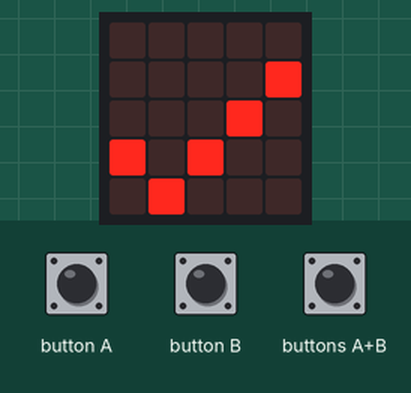
The program below on a simulated Calliope mini (MakeCode). Shown: the board's 5×5 LED display. The inputs (shaded band) are chosen by the test bench. Random numbers come from a fixed seed.

Above: at 0.1 s.
2.0 s: button A pressed for 0.15 s
At 3.0 s:
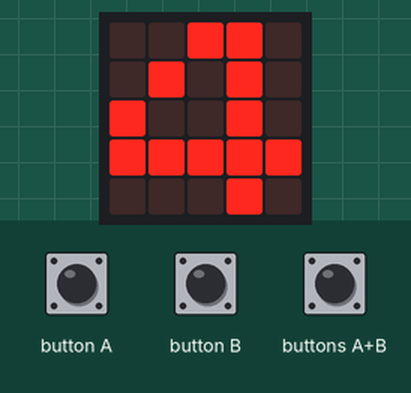
3.6 s: buttons A+B pressed for 0.15 s
At 4.2 s:
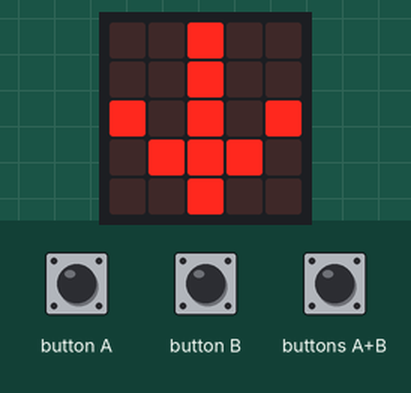
5.2 s: button B pressed for 0.15 s
At 6.5 s:
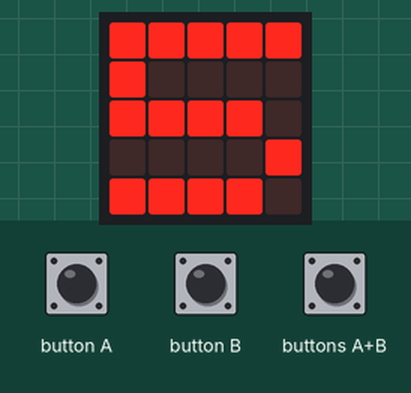
6.8 s: button B pressed for 0.15 s
At 7.9 s:
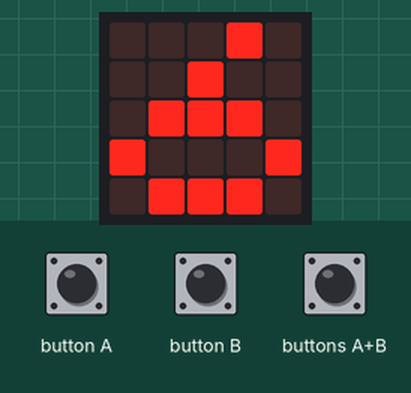
8.4 s: buttons A+B pressed for 1 s
At 10.3 s:
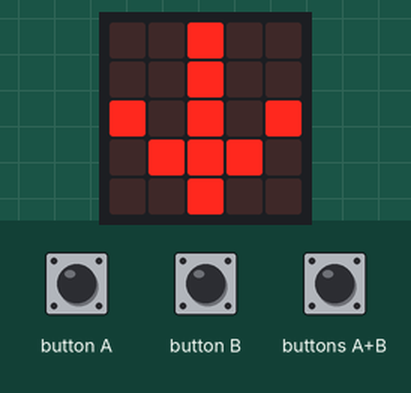
Timing chart, 0 to 11.8 s (numbered marks = the images above; inputs shaded):
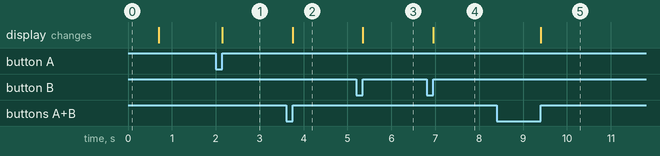

Measured:
- after the input at 2.0 s, the display: changes after 0.15 s (image 1)
- after the input at 3.6 s, the display: changes after 0.15 s (image 2)
- after the input at 5.2 s, the display: changes after 0.15 s (image 3)
- after the input at 6.8 s, the display: changes after 0.15 s (image 4)
- after the input at 8.4 s, the display: changes after 1.0 s (image 5)

The program:

main.ts
```typescript
input.onButtonPressed(Button.A, function () {
    if (input.buttonIsPressed(Button.B) || zähler <= 1) {

    } else {
        zähler += -1
        basic.showNumber(zähler)
    }
})
input.onButtonPressed(Button.AB, function () {
    if (verblVersuche > 0) {
        verblVersuche += -1
        if (zähler == geheimzahl) {
            basic.showIcon(IconNames.Happy)
            geheimzahl = randint(1, 6)
            anzWins += 1
        } else {
            if (zähler < geheimzahl) {
                basic.showIcon(IconNames.ArrowNorth)
            } else {
                basic.showIcon(IconNames.ArrowSouth)
            }
        }
    } else {
        for (let index = 0; index < 2; index++) {
            basic.showNumber(anzWins)
            basic.showString("wins")
        }
    }
})
input.onButtonPressed(Button.B, function () {
    if (input.buttonIsPressed(Button.A) || zähler >= 6) {

    } else {
        zähler += 1
        basic.showNumber(zähler)
    }
})
let verblVersuche = 0
let anzWins = 0
let geheimzahl = 0
let zähler = 0
zähler = 5
geheimzahl = randint(1, 6)
anzWins = 0
verblVersuche = 10
basic.showIcon(IconNames.Yes)
basic.pause(100)
basic.clearScreen()
```

test.ts
```typescript
// Hier kann man Tests durchführen; diese Datei wird nicht kompiliert, wenn dieses Paket als Erweiterung verwendet wird.
```
